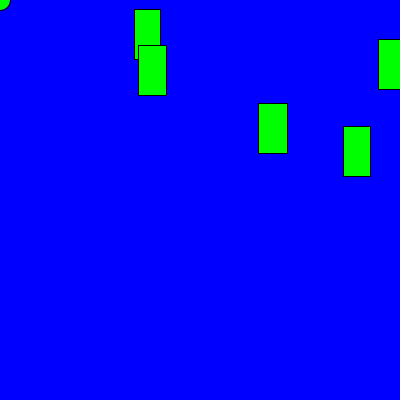
Frame 1 (no input)
Frame 60 (the mouse pressed at the canvas centre just before this capture): identical to frame 1, image omitted
Frame 120 (the mouse held since frame 60 and released just before this capture): identical to frame 1, image omitted

The Processing sketch that drew this single still picture (run headless with seeded random() and noise(); from frame 60 on, the mouse is pressed at the canvas centre):

// Processing sketch: Frogger
// ── Frogger.pde
int frogX;
int frogY;
int hop;
 Car c1 = new Car((int) random(400), (int) random(400), (int) random(25, 30), (int) random(25));
 Car c2 = new Car((int) random(400), (int) random(400), (int) random(25, 30), (int) random(25));
 Car c3 = new Car((int) random(400), (int) random(100), (int) random(25, 30), (int) random(25));
 Car c4 = new Car((int) random(400), (int) random(100), (int) random(25, 30), (int) random(25));
 Car c5 = new Car((int) random(400), (int) random(100), (int) random(25, 30), (int) random(25));
void setup(){
 size(400,400);
}
void draw(){
  background(0, 0, 255);
  fill(0, 255, 0);
  ellipse(frogX, frogY, 20, 20);
  fill(255, 0, 0);
 c1.display();
 c2.display();
 c3.display();
 c4.display();
 c5.display();
}
void keyPressed()
{
      if(key == CODED){
            if(keyCode == UP)
            {
                 frogY--;
            }
            else if(keyCode == DOWN)
            {
                  frogY++;
            }
            else if(keyCode == RIGHT)
            {
                  frogX++;
            }
            else if(keyCode == LEFT)
            {
                  frogX--;
            }
      }
}

class Car{
  int cx;
  int cy;
  int size;
  int speed;
 Car(int cx, int cy, int size, int speed){
   this.cx = cx;
   this.cy = cy;
   this.size = size;
   this.speed = speed;
 }
 void display(){
      fill(0,255,0);
      rect(cx , cy, size, 50);
}

}
